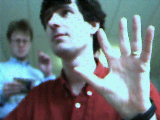
%> input picture Autonomous mechatronical systems/colorseg/test.bmp, 160 x 120 px
$ octave --eval "result = getpict('test.bmp');"   (GNU Octave 9; MATLAB toolbox functions it lacks are replaced by stand-ins)
%> lines starting %> are read from the running program, lines starting %| are printed output that depends on the picture
function [rgb,r,g,b,i,rn,gn,bn] = getpict(filename);
%> called with filename = 'test.bmp'

% function [rgb,r,g,b,i,rn,gn,bn] = getpict(filename);
%
% filename is a string e.g.   getpict('test');
%
% getpict reads an picture from file taken by the Quickcam.
% file format should be .bmp
%
% Functions returns
%     rgb image        class uint [0..255]   (1..rows,1..cols,1..3)
%     r   red   image  class uint [0..255]   (1..rows,1..cols)
%     g   green image  class uint [0..255]   (1..rows,1..cols)
%     b   blue  image  class uint [0..255]   (1..rows,1..cols)
%     i   gray  image  class uint [0..255]   (1..rows,1..cols)
%         i = 0.33 r + 0.33 g + 0.33 b
%     rn  normalized red class uint [0..255]  (1..rows,1..cols)
%         rn = 0.33 r / i
%     gn  normalized green class uint [0..255]  (1..rows,1..cols)
%     bn  normalized blue  class uint [0..255]  (1..rows,1..cols)
%
% Note that the size can be obtained by size(rgb);

rgb=imread(filename,'bmp'); % rgb is of class uint [0.255]
%> rgb is the input picture: size 120x160x3 uint8; mean R, G, B 112, 123.7, 127.7

[ro,co,n]=size(rgb);      % find size of rgb image  n = 3
%> ro = 120; co = 160; n = 3

r=rgb(1:ro,1:co,1);       % extract red   image   class uint
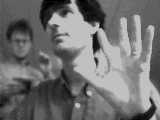
%> r: size 120x160 uint8; min 0, max 192, mean 112
g=rgb(1:ro,1:co,2);       % extract green image   class uint
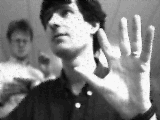
%> g: size 120x160 uint8; min 8, max 248, mean 123.7
b=rgb(1:ro,1:co,3);       % extract blue  image   class uint
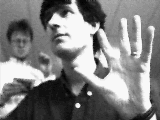
%> b: size 120x160 uint8; min 0, max 248, mean 127.7

kr = 0.333;   %  weight of color factors
kg = 0.333;   %  either this factors or more like human experience
kb = 0.333;   %  kr = 0.3 kg = 0.59 kb= 0.11    (used in NTSC TV)

i=kr*double(r) + kg*double(g) + kb*double(b);
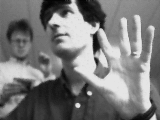
%> i: size 120x160 double; min 2.66, max 229.1, mean 121
								% calculate gray level
								% class double [0..255]
rn=kr* double(r)./i;    % calculate normalized red image [0..1]
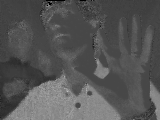
%> rn: size 120x160 double; min 0, max 0.75, mean 0.336
rn=uint8(round(rn*255));% convert from double to uint class [0..255]
%> rn: size 120x160 uint8

gn=kg*double(g)./i;     % calculate normalized green image [0..1]
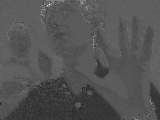
%> gn: size 120x160 double; min 0.0833, max 1, mean 0.329
gn=uint8(round(gn*255));% convert from double to uint class [0..255]
%> gn: size 120x160 uint8

bn=kb*double(b)./i;     % calculate normalized blue image[0..1]
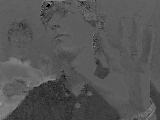
%> bn: size 120x160 double; min 0, max 0.632, mean 0.335
bn=uint8(round(bn*255));% convert from double to uint class [0..255]
%> bn: size 120x160 uint8

i = uint8(round(i));    % convert to class uint8 [0..255]
%> i: size 120x160 uint8

$ run again, on Autonomous mechatronical systems/colorseg/cylinders.bmp
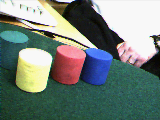
%> input picture Autonomous mechatronical systems/colorseg/cylinders.bmp, 160 x 120 px
%> in getpict, rgb is the input picture: size 120x160x3 uint8; mean R, G, B 114.1, 127.5, 120.3
%> in getpict, `rn=kr* double(r)./i;`:
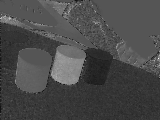
%> rn: size 120x160 double; min 0.05, max 1, mean 0.291
%> in getpict, `bn=kb*double(b)./i;`:
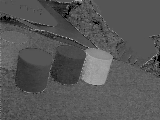
%> bn: size 120x160 double; min 0, max 0.778, mean 0.34

$ run again, on Autonomous mechatronical systems/colorseg/flaska.bmp
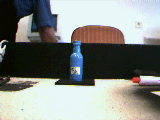
%> input picture Autonomous mechatronical systems/colorseg/flaska.bmp, 160 x 120 px
%> in getpict, rgb is the input picture: size 120x160x3 uint8; mean R, G, B 131.6, 135.6, 130.9
%> in getpict, `bn=kb*double(b)./i;`:
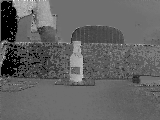
%> bn: size 120x160 double; 0.01% of the values are NaN or infinite; the others: min 0, max 0.778, mean 0.303; drawn with min black, max white, NaN and infinite black
%> in getpict, `bn=uint8(round(bn*255));`:
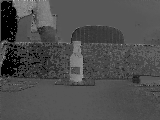
%> bn: size 120x160 uint8; min 0, max 198, mean 77.2

$ run again, on Autonomous mechatronical systems/colorseg/klossar.bmp
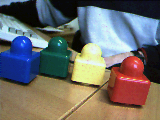
%> input picture Autonomous mechatronical systems/colorseg/klossar.bmp, 160 x 120 px
%> in getpict, rgb is the input picture: size 120x160x3 uint8; mean R, G, B 111, 108.4, 105.5
%> in getpict, `bn=uint8(round(bn*255));`:
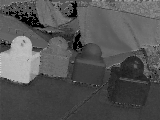
%> bn: size 120x160 uint8; min 0, max 213, mean 84.3
